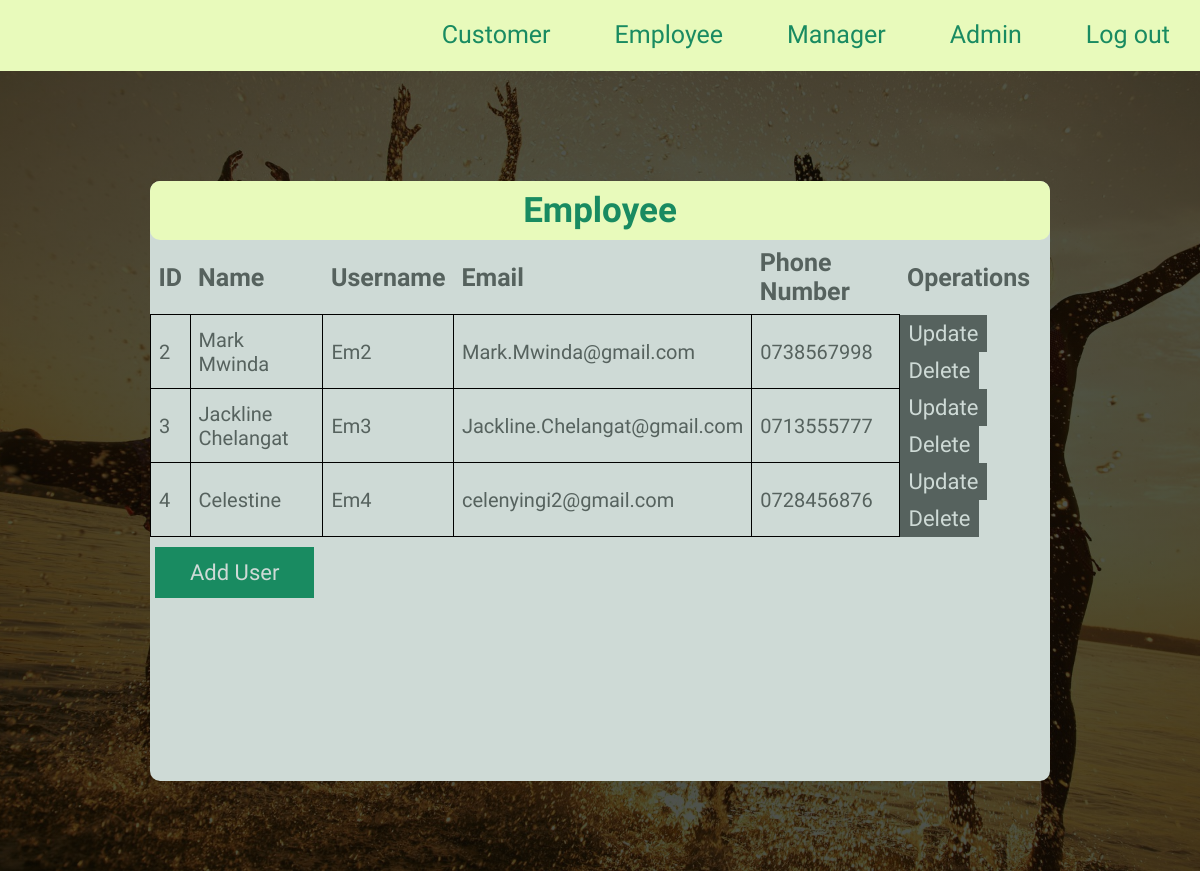
/Admin/employee_display.php, run on the app's committed database.
### tables this page shows
CREATE TABLE `employee` (
  `id` int(11) NOT NULL,
  `employee_name` varchar(128) NOT NULL,
  `employee_username` varchar(16) NOT NULL,
  `employee_email` varchar(64) NOT NULL,
  `employee_phone_number` varchar(16) NOT NULL,
  `employee_password` varchar(255) NOT NULL
);

### Admin/employee_display.php (the view)
<?php
include_once 'header.php';
include "../Login/connection.php";
?>
<section class="header">
      <div class="container">
        <div class="flex-container1">
          <h2>Employee</h2>
        </div>
        <div>
        <table class="table" >
 <thead>
  <tr>
    <th class="table-head">ID</th>
    <th class="table-head">Name</th>
    <th class="table-head">Username</th>
    <th class="table-head">Email</th>
    <th class="table-head">Phone Number</th>
    <th class="table-head">Operations</th>
  </tr>
</thead>
<tbody>
    <?php
    $sql = "SELECT * FROM employee";
    $result = mysqli_query($con, $sql);
    if($result){
    while($row = mysqli_fetch_assoc($result)){
        $id = $row["id"];
        $name = $row["employee_name"];
        $username = $row["employee_username"];
        $email = $row["employee_email"];
        $phone_number = $row["employee_phone_number"];
        echo '<tr>
        <td class="table-data">'.$id.' </td>
        <td class="table-data">'.$name.' </td>
        <td class="table-data">'.$username.' </td>
        <td class="table-data">'.$email.'</td>
        <td class="table-data">'.$phone_number.'</td>
        <td>
       <a href="employee_update.php?updateid='.$id.'" class="join1">Update</a>
       <a href="employee_delete.php?deleteid='.$id.'" class="join1">Delete</a>
    </td>
      </tr>';
    }
    }
    ?>
  </tbody>
</table>
<div >
<a href="employee.php" class="join">Add User </a>
</div>
        </div>
      </div>
    </section>
  </body>
</html>

### Admin/header.css (style rules this page uses)
* { margin: 0; padding: 0; font-family: "Arima Madurai", cursive; font-family: "Katibeh", cursive; }
.header { min-height: 100vh; width: 100%; background-image: linear-gradient(rgba(4, 9, 3, 0.7), rgba(4, 9, 3, 0.7)), url(../Admin/background.jpg); background-position: center; background-size: cover; display: flex; justify-content: center; align-items: center; }
.flex-container1 { text-align: center; flex: 1; background-color: rgb(232, 250, 187); border-radius: 10px; padding: 9px 12px; margin: 0%; }
.flex-container1 h2 { color: rgb(25, 139, 97); font-size: 35px; }
.container { width: 900px; min-height: 600px; background: rgb(206, 218, 214); border-radius: 10px; justify-content: center; align-items: center; margin-top: 20px; }
.container .table { border-collapse: collapse; width: 100%; }
.container .table .table-head { text-align: left; padding: 8px; font-size: 25px; color: rgb(86, 98, 94); }
.container .table .table-data { border-radius: 10px; border: 1px solid black; text-align: left; padding: 8px; font-size: 20px; color: rgb(86, 98, 94); }
.join { display: inline-block; text-decoration: none; color: rgb(206, 218, 214); border: 1px solid rgb(25, 139, 97); padding: 12px 34px; font-size: 22px; background: rgb(25, 139, 97); position: relative; cursor: pointer; margin-top: 10px; margin-left: 5px; margin-bottom: 10px; }
.join1 { display: inline-block; text-decoration: none; color: rgb(206, 218, 214); border: 1px solid rgb(86, 98, 94); padding: 5px 8px; font-size: 22px; background: rgb(86, 98, 94); position: relative; cursor: pointer; }

### data on the page
employee: id "2", employee_name "Mark Mwinda", employee_username "Em2", employee_email "Mark.Mwinda@gmail.com", employee_phone_number "0738567998"
employee: id "3", employee_name "Jackline Chelangat", employee_username "Em3", employee_email "Jackline.Chelangat@gmail.com", employee_phone_number "0713555777"
employee: id "4", employee_name "Celestine", employee_username "Em4", employee_email "celenyingi2@gmail.com", employee_phone_number "0728456876"
